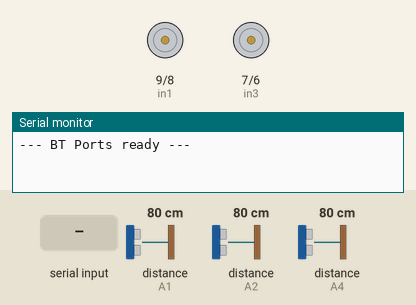
Recording of a sketch running on a simulated Arduino Uno, built with avr-gcc and run on an emulated ATmega328P. Shown: motor-driver pin pairs drawn as motors (green arrow = first pin HIGH = forward, orange = second pin HIGH = backward, longer = more drive, scaled by the enable pin), the last lines printed to the serial monitor. The inputs (shaded band) are chosen by the test bench; at power-on: distance to the obstacle (sensors on A2, A1, A4) 80 cm. The echo pulse lasts 58.3 µs per cm.

Above: at 3.2 s.
3.3 s: "drive!" received over the second serial link
At 4.5 s:
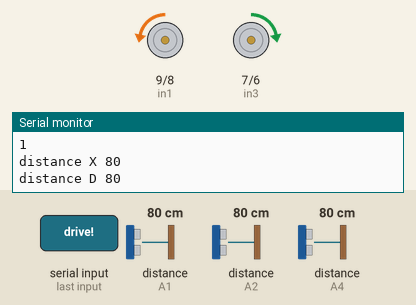
4.8 s: distance to the obstacle (sensor on A2) set to 22 cm
7.8 s: distance to the obstacle (sensor on A2) set to 18 cm
At 8.6 s:
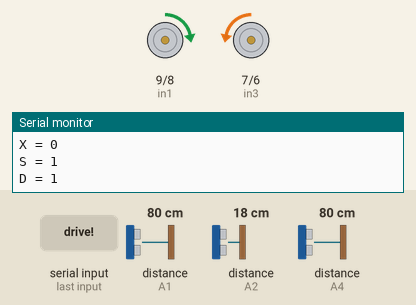
10.3 s: distance to the obstacle (sensor on A1) set to 22 cm
11.8 s: distance to the obstacle (sensor on A1) set to 19 cm
At 12.5 s:
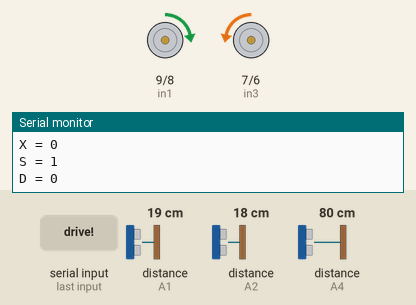
14.4 s: distance to the obstacle (sensor on A4) set to 23 cm
17.4 s: distance to the obstacle (sensor on A4) set to 19 cm
At 17.9 s:
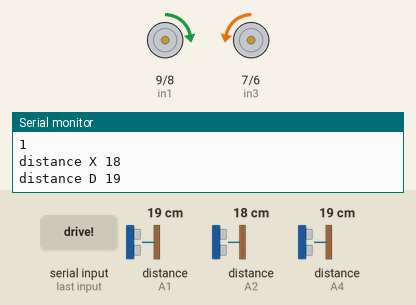
Timing chart, 0 to 20.0 s (numbered marks = the images above; inputs shaded):
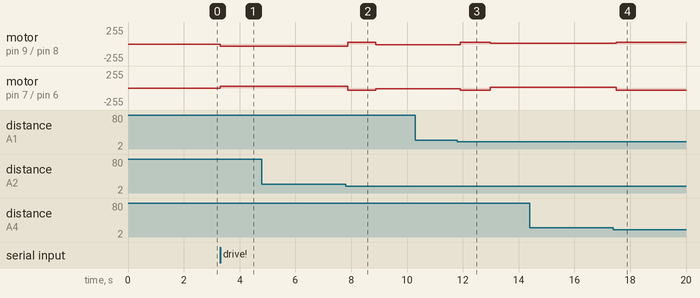

The sketch:

project.ino
```cpp
// Sketch of the program
// Global variables & pre-instructions

// BT part
#include <SoftwareSerial.h>

#define  BT_RX 12            // PIN to receive from bluetooth
#define  BT_TX 13            // PIN TO transmit to bluetooth
SoftwareSerial btSerial(BT_RX, BT_TX);
String BT_message;

// Motor part
// motori sinsitra
int enA = 11; //enA ruote a sinistra
int in1 = 9;
int in2 = 8;
// motori destra
int enB = 5; //enB ruote a destra
int in3 = 7;
int in4 = 6;

// Self-drive & proximity sensor part
int state = 4; // stop
int nxtState = 4; // avanti
bool X=true,D=true,S=true;
const int trig = A5;
int echo[3];
bool selfDrive = false;

/**** Custom functions ****/

/*** Motor part ****/
void indietro(){

  //ruote a sinistra all'indietro
  digitalWrite(in1, HIGH);
  digitalWrite(in2, LOW);
  //ruote a destra all'indietro
  digitalWrite(in3, LOW);
  digitalWrite(in4, HIGH);
  analogWrite(enA, 30);
  analogWrite(enB, 30);
  //delay(1000);


}

void avanti(){

   //ruote a sinistra in avanti
  digitalWrite(in1, LOW);
  digitalWrite(in2, HIGH);
  //ruote a destra in avanti
  digitalWrite(in3, HIGH);
  digitalWrite(in4, LOW);
  analogWrite(enA, 30);
  analogWrite(enB, 30);
  //delay(1000);
}

void curvaSx(){

  //ruote a sinistra all'indietro
  digitalWrite(in1, HIGH);
  digitalWrite(in2, LOW);
  // ruote a destra in avanti
  digitalWrite(in3, HIGH);
  digitalWrite(in4, LOW);
  // per quanto riguarda la velocità, non ho la minima idea: facciamo curvare per un tempo indicativo T=1000 e poi fermiamo
  analogWrite(enA, 10);
  analogWrite(enB, 10);
  //delay(1000);
}

void curvaDx(){

   //ruote a sinistra in avanti
   digitalWrite(in1, LOW);
   digitalWrite(in2, HIGH);
   //ruote a destra all'indietro
   digitalWrite(in3, LOW);
  digitalWrite(in4, HIGH);
   // per quanto riguarda la velocità, non ho la minima idea, facciamo curvare per un tempo indicativo T=1000 ms e poi fermiamo
  analogWrite(enA, 10);
  analogWrite(enB, 10);
  //delay(1000);
}

void ferma(){

   analogWrite(enA, 0);
   analogWrite(enB, 0);
   digitalWrite(in1, LOW);
   digitalWrite(in2, LOW);
   digitalWrite(in3, LOW);
  digitalWrite(in4, LOW);

}

/**** Self drive part******/


long measureCm(int pin) {
    long duration, cm;

  // The PING))) is triggered by a HIGH pulse of 12 or more microseconds.
  // Give a short LOW pulse beforehand to ensure a clean HIGH pulse:
  pinMode(trig, OUTPUT);
  digitalWrite(trig, LOW);
  delayMicroseconds(2);
  digitalWrite(trig, HIGH);
  delayMicroseconds(12);
  digitalWrite(trig, LOW);

  // the echo pin provides a pulse
  // whose duration is the time (in microseconds) from the sending of the trigger
  // to the reception of its echo off of an object.
  pinMode(echo[pin], INPUT);
  duration = pulseIn(echo[pin], HIGH);

  // convert the time into a distance
  cm = (duration) / 29 / 2;
  return cm;
}


void call(int state) {
  Serial.print("State = ");
  Serial.println(state);
  Serial.print("X = ");
  Serial.println(X);
  Serial.print("S = ");
  Serial.println(S);
  Serial.print("D = ");
  Serial.println(D);
  switch(state) {
    case 0:
    avanti();
    break;
    case 1:
    indietro(); delay(1000);
    curvaDx();
    break;
    case 2:
    indietro();
    break;
    case 3:
    indietro(); delay(1000);
    curvaSx();
    break;
    case 4:
    ferma();
    break;
  }
}

void getDangers() {
  long dX=0, dD=0, dS=0;
  X=0; D=0; S=0;
  //for (int i=0; i<3; i++) {
  dX =measureCm(2); dD = measureCm(1); dS = measureCm(0); // misuro le distanze nelle tre direzioni
  dX = (dX > 0) ? dX : 21; dD = (dD > 0) ? dD : 21; dS = (dS > 0) ? dS : 21; // verifico che siano maggiori di zero, altrimenti assumo che valgano 21 (valore un po' pericoloso)
    X = X || (dX > 20);
    D = D || (dD > 20);
    S = S || (dS > 20);
  //}
  Serial.print("distance X "); Serial.println(dX);
  Serial.print("distance D "); Serial.println(dD);
  Serial.print("distance S "); Serial.println(dS);
}

int nxtStateLogic(int state) {
    int nxtState;
    switch(state) { // 0 = avanti, 1 = dx, 2 = indietro, 3 = sx, 4 = stop

    case 0:
      if (X) nxtState = 0; //se è libero davanti, continua così
      else {
        if (D) nxtState = 1; // se è libero a destra vai a destra
        else if (S) nxtState = 3; // se è libero a sinistra vai a sinistra
        else nxtState = 4; // stop
      }
     break;

     case 1:
      if (X) nxtState = 0; // se è libero davanti vai avanti
      else {
        if (D) nxtState = 1; // se è libero a destra continua ad andare a destra
        else nxtState = 2; // altrimenti vai indietro
      }
     break;

     case 2:
      if (D) nxtState = 1;
      else {
        if (S) nxtState = 3;
        else nxtState = 2;
        }
     break;

     case 3:
      if (X) nxtState = 0;
      else {
        if (S) nxtState = 3;
        else nxtState = 2;
      }
     break;
     case 4:
      nxtState=4;
     break;


  }
  return nxtState;
}
/***** BT functions Part *****/

void parseCommand(String BT_message) {
  if (BT_message == "drive!") {
    selfDrive = 1;
    nxtState = 0;
    call(0);
  } else {
    selfDrive = 0;
    if (BT_message == "avanti!") avanti();
    if (BT_message == "indietro!") indietro();
    if (BT_message == "destra!") curvaDx();
    if (BT_message == "stop!") ferma();
    if (BT_message == "sinistra!") curvaSx();
  }

}


/**** Setup part ****/


void setup() {
  // Motor part
 pinMode(enA, OUTPUT);
 pinMode(enB, OUTPUT);
 pinMode(in1, OUTPUT);
 pinMode(in2, OUTPUT);
 pinMode(in3, OUTPUT);
 pinMode(in4, OUTPUT);

 // BT setup
 delay (2000);
 BT_message = "";
 Serial.begin(9600);        // Initialize USB Serial port
 btSerial.begin(9600);    // Initialize Bluetooth SoftwareSerial port for selected data speed
 Serial.println("--- BT Ports ready ---");
 Serial.println("");

 // sonar pins
   // Set pins
  echo[0] = A4; // left
  echo[1] = A1; // right
  echo[2] = A2; // forward
}


/**** Loop part ***/
void loop() {
if (selfDrive) Serial.println(selfDrive);
// BT part
 if (BT_message.indexOf("!") > -1) {
  Serial.println(BT_message);
  parseCommand(BT_message);
  BT_message = "";
 }
 if (btSerial.available() > 0) {
    BT_message.concat((char) btSerial.read());
    //Serial.println(BT_message); // ONLY FOR debugging purposes
 }
 //if (Serial.available() > 0) btSerial.write(Serial.read());

// Self Drive part
  if (selfDrive) {
   if (state != nxtState) call(nxtState); // se lo stato è diverso da quello precedente allora devo chiamare la funzione corrispondente, altrimenti no
   // dopodichè calcolo il nuovo nxtState
   getDangers(); //  questa funzione mi deve settare tutti i valori X,S,D
   state = nxtState;
   nxtState = nxtStateLogic(state);
  }

}
```

Measured:
- the behaviour switches between 21 and 20 cm on distance to the obstacle (sensor on A2) (found by bisection; images 1 and 2)
- after the input at 3.3 s, motor on pin 9 (in1) / pin 8 (in2): stopped → backward 30/255 at once; motor on pin 7 (in3) / pin 6 (in4): stopped → forward 30/255 at once
- after the input at 7.8 s, motor on pin 9 (in1) / pin 8 (in2): backward 30/255 → forward 30/255 after 0.08 s, → backward 10/255 1.0 s later; motor on pin 7 (in3) / pin 6 (in4): forward 30/255 → backward 30/255 after 0.08 s, → backward 10/255 1.0 s later
- after the input at 11.8 s, motor on pin 9 (in1) / pin 8 (in2): backward 10/255 → forward 30/255 after 0.11 s, → forward 10/255 1.1 s later; motor on pin 7 (in3) / pin 6 (in4): backward 10/255 → backward 30/255 after 0.11 s, → forward 10/255 1.1 s later
- after the input at 17.4 s, motor on pin 9 (in1) / pin 8 (in2): forward 10/255 → forward 30/255 after 0.11 s; motor on pin 7 (in3) / pin 6 (in4): forward 10/255 → backward 30/255 after 0.11 s
